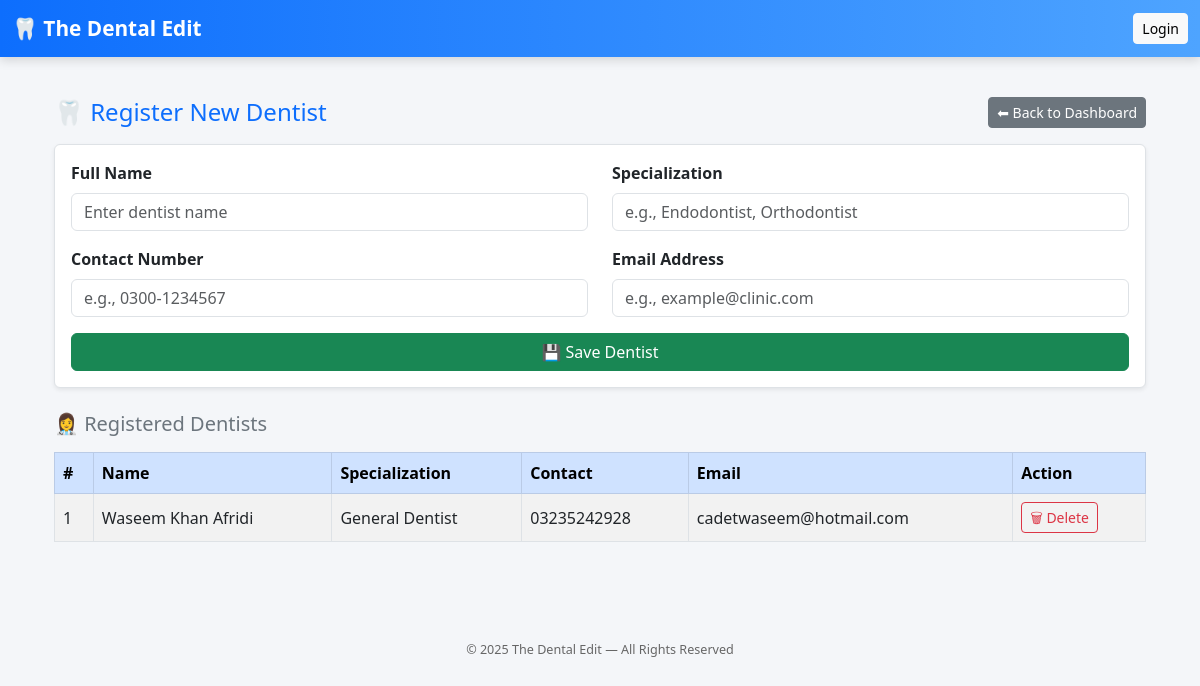
The page /register_dentist on the database as committed earlier.
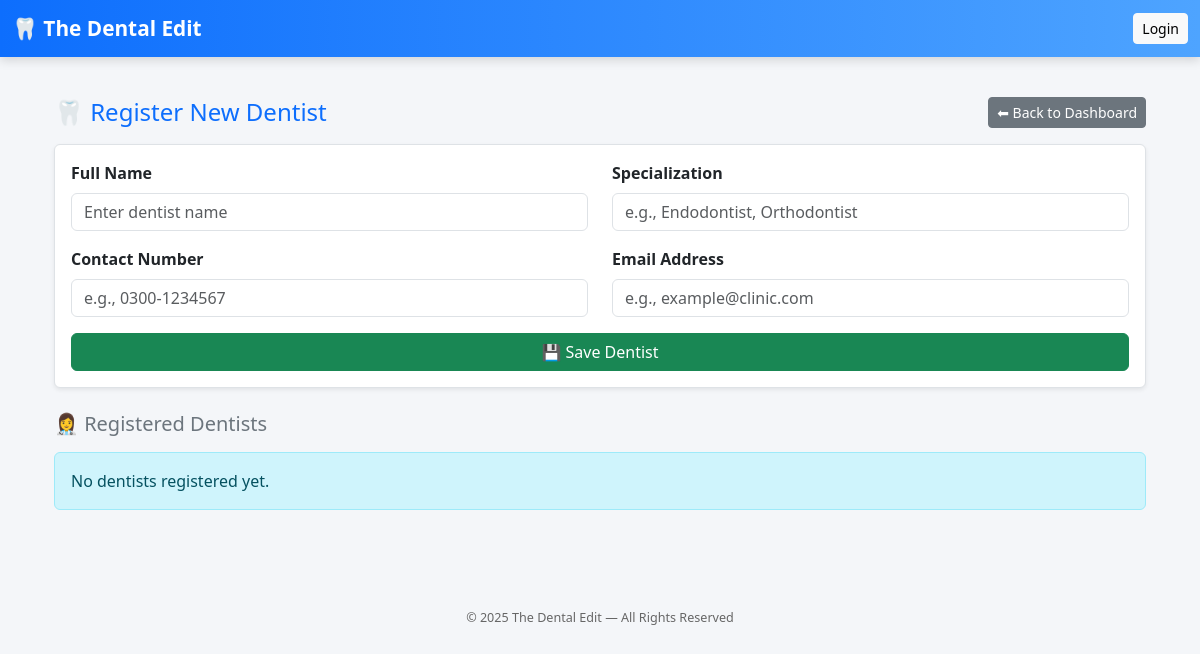
The same page on the database as committed later.
### Dentaleditapp.py (models this page shows)
class Dentist(db.Model):
    __tablename__ = 'dentists'
    id = db.Column(db.Integer, primary_key=True)
    name = db.Column(db.String(100), nullable=False)
    specialization = db.Column(db.String(100))
    contact = db.Column(db.String(50))
    email = db.Column(db.String(100))
    joined_on = db.Column(db.String(50), default=datetime.utcnow().strftime("%Y-%m-%d %H:%M"))
    treatments = db.relationship('Treatment', backref='dentist', lazy=True)
    visits = db.relationship('Visit', backref='dentist_obj', lazy=True)

### Dentaleditapp.py (the view, shortened to what this page needs)
@app.route('/register_dentist', methods=['GET', 'POST'])
def register_dentist():
    dentists = Dentist.query.all()
    return render_template('register_dentist.html', dentists=dentists)

### templates/register_dentist.html (shortened to what this page needs)
{% extends "layout.html" %}
{% block content %}
<div class="container py-4">
  <div class="d-flex justify-content-between align-items-center mb-3">
    <h4 class="text-primary mb-0">🦷 Register New Dentist</h4>
    <a href="{{ url_for('dashboard_main') }}" class="btn btn-secondary btn-sm">⬅ Back to Dashboard</a>
  </div>
  <form method="POST" class="border rounded p-3 bg-white shadow-sm mb-4">
    <div class="row">
      <div class="col-md-6 mb-3">
        <label class="form-label fw-semibold">Full Name</label>
        <input type="text" name="name" class="form-control" placeholder="Enter dentist name" required>
      </div>
      <div class="col-md-6 mb-3">
        <label class="form-label fw-semibold">Specialization</label>
        <input type="text" name="specialization" class="form-control" placeholder="e.g., Endodontist, Orthodontist">
      </div>
      <div class="col-md-6 mb-3">
        <label class="form-label fw-semibold">Contact Number</label>
        <input type="text" name="contact" class="form-control" placeholder="e.g., 0300-1234567" required>
      </div>
      <div class="col-md-6 mb-3">
        <label class="form-label fw-semibold">Email Address</label>
        <input type="email" name="email" class="form-control" placeholder="e.g., example@clinic.com">
      </div>
    </div>
    <button type="submit" class="btn btn-success w-100">💾 Save Dentist</button>
  </form>
  <h5 class="text-secondary mt-4">👩‍⚕️ Registered Dentists</h5>
  {% if dentists %}
  <div class="table-responsive mt-3">
    <table class="table table-bordered table-striped align-middle">
      <thead class="table-primary">
        <tr>
          <th>#</th>
          <th>Name</th>
          <th>Specialization</th>
          <th>Contact</th>
          <th>Email</th>
          <th>Action</th>
        </tr>
      </thead>
      <tbody>
        {% for d in dentists %}
        <tr>
          <td>{{ loop.index }}</td>
          <td>{{ d.name }}</td>
          <td>{{ d.specialization or '-' }}</td>
          <td>{{ d.contact }}</td>
          <td>{{ d.email or '-' }}</td>
          <td>
            <a href="{{ url_for('delete_dentist', dentist_id=d.id) }}"
               class="btn btn-sm btn-outline-danger"
               onclick="return confirm('Are you sure you want to delete {{ d.name }}?')">🗑 Delete</a>
          </td>
        </tr>
        {% endfor %}
      </tbody>
    </table>
  </div>
  {% else %}
  <div class="alert alert-info mt-3">No dentists registered yet.</div>
  {% endif %}
</div>
{% endblock %}

Rows that differ between the two databases and show on the page:
removed Dentist: name "Waseem Khan Afridi", specialization "General Dentist", contact "03235242928", email "cadetwaseem@hotmail.com"
Other text that changed with them:
text no longer shown: "# Name Specialization Contact Email Action"
text now shown: "No dentists registered yet."
